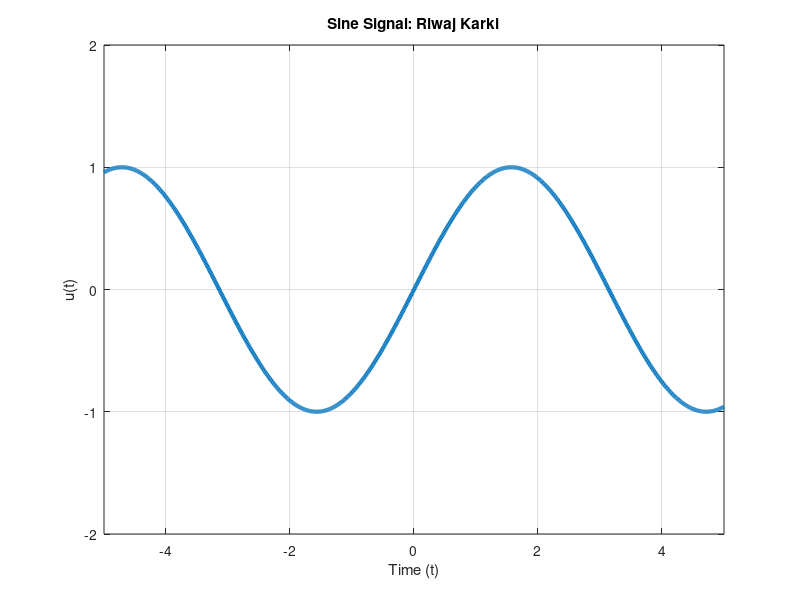

This chart was generated by the following MATLAB code:
clc;
clear;
t = -5 : 0.01 : 5;
u = sin(t);
plot(t, u, 'LineWidth', 3);
xlabel('Time (t)');
ylabel('u(t)');
title('Sine Signal: Riwaj Karki');
grid on;
axis([-5, 5, -2, 2]);